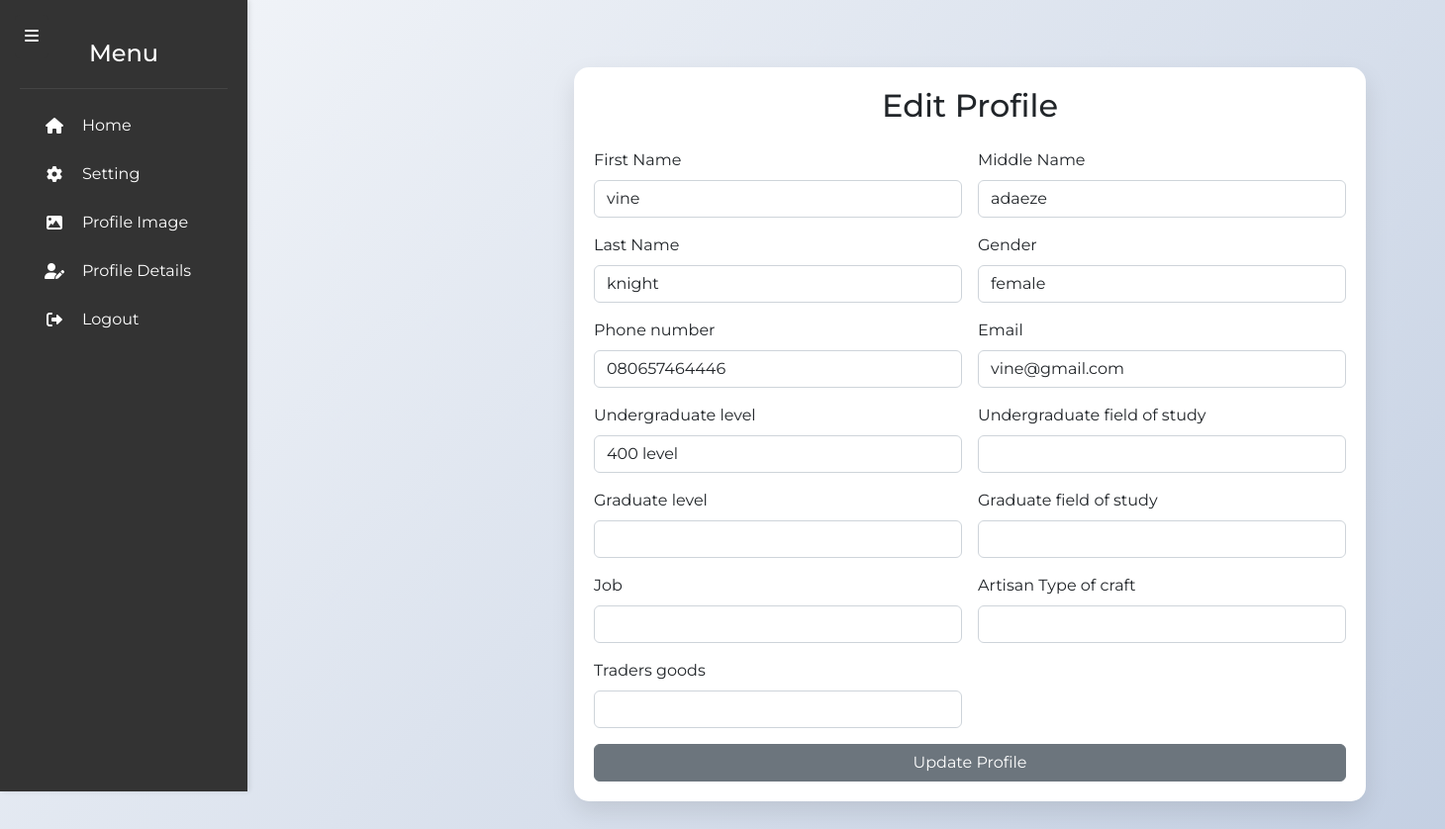
Screenshot of /editprofile.php (signed in) with the database file from the repository.
### tables this page shows
CREATE TABLE `client` (
  `id` int(12) NOT NULL,
  `firstname` varchar(255) NOT NULL,
  `middlename` varchar(255) NOT NULL,
  `lastname` varchar(255) NOT NULL,
  `email` varchar(255) NOT NULL,
  `profileImage` varchar(255) DEFAULT NULL,
  `gender` varchar(255) NOT NULL,
  `password` varchar(255) NOT NULL,
  `occupation` varchar(255) DEFAULT NULL,
  `phone` varchar(255) NOT NULL,
  `Undergraduatelevels` varchar(255) DEFAULT NULL,
  `Undergraduatefields` varchar(255) DEFAULT NULL,
  `Graduatelevels` varchar(255) DEFAULT NULL,
  `Graduatefields` varchar(255) DEFAULT NULL,
  `Artisancraft` varchar(255) DEFAULT NULL,
  `tradersgoods` varchar(255) DEFAULT NULL,
  `date` varchar(255) NOT NULL
);

### controller/controller.php (called while the page is built, shortened)
<?php
class Classpro{
 private $localhost ="";
   private $username = "u358572477_imwkot";
   private  $password = ".0gvXy=R7U";
   private $dbname = "u358572477_imwkot";
   private  $user = "client";
public function  dbconnect() {
    $link = mysqli_connect($this->localhost, $this->username, $this->password, $this->dbname);
if (mysqli_select_db($link, $this->dbname)){
        return $link;
    } else {
        print 'Not connected' . mysqli_connect_error();
    }
}
public function sql_query($sql){
    $link = $this->dbconnect();
    $query = mysqli_query($link, $sql);
    if ($query){
        return $query;
    } else {
        print 'Database error'."---". mysqli_error( $link);
    }
}
public function getUserData($value){
    $sql = $this->sql_query(" SELECT * FROM $this->user WHERE `phone` = '" .$_SESSION['logged_in']."'  ");
     $row = mysqli_fetch_assoc($sql);
  return $row[$value];
  }
}
$call = new Classpro;

### editprofile.php (the view, shortened to what this page needs)
<?php
require_once("controller/controller.php");
$call->checkUserLoggedIn();
?>
<!DOCTYPE html>
<html lang="en">
<head>
    <link href="https://cdn.jsdelivr.net/npm/bootstrap@5.2.3/dist/css/bootstrap.min.css" rel="stylesheet">
    <link href="https://cdnjs.cloudflare.com/ajax/libs/font-awesome/6.0.0/css/all.min.css" rel="stylesheet">
</head>
<body>
<button id="sidebarToggle" class="sidebar-toggle">
    <i class="fas fa-bars"></i>
</button>
<aside class="sidebar" id="sidebar">
    <div class="sidebar-header">
        <h4 class="text-white mb-0">Menu</h4>
    </div>
    <nav class="sidebar-nav">
        <a href="dashboard.php" class="nav-link">
            <i class="fas fa-home me-2"></i>
            <span>Home</span>
        </a>
        <a href="setting.php" class="nav-link">
            <i class="fas fa-cog me-2"></i>
            <span>Setting</span>
        </a>
        <a href="proimage.php" class="nav-link">
            <i class="fas fa-image me-2"></i>
            <span>Profile Image</span>
        </a>
        <a href="editprofile.php" class="nav-link">
            <i class="fas fa-user-edit me-2"></i>
            <span>Profile Details</span>
        </a>
        <a href="logout.php" class="nav-link">
            <i class="fas fa-sign-out-alt me-2"></i>
            <span>Logout</span>
        </a>
    </nav>
</aside>
    <div class="main-content container-fluid py-5" id="mainContent">
        <div class="dashboard-card">
            <h2 class="text-center mb-4">Edit Profile</h2>
            <form action="" method="post" class="row g-3">
                <div class="col-md-6">
                    <label for="firstname" class="form-label">First Name</label>
                    <input type="text" class="form-control" id="firstname" name="firstname" value="<?php echo $call->getUserData('firstname'); ?>">
                </div>
                <div class="col-md-6">
                    <label for="middlename" class="form-label">Middle Name</label>
                    <input type="text" class="form-control" id="middlename" name="middlename" value="<?php echo $call->getUserData('middlename'); ?>">
                </div>
                <div class="col-md-6">
                    <label for="lastname" class="form-label">Last Name</label>
                    <input type="text" class="form-control" id="lastname" name="lastname" value="<?php echo $call->getUserData('lastname'); ?>">
                </div>
                <div class="col-md-6">
                    <label for="gender" class="form-label">Gender</label>
                    <input type="text" class="form-control" id="gender" name="gender" value="<?php echo $call->getUserData('gender'); ?>">
                </div>
                <div class="col-md-6">
                    <label for="Phonenumber" class="form-label">Phone number</label>
                    <input type="text" class="form-control" id="Phonenumber" name="phone" value="<?php echo $call->getUserData('phone'); ?>">
                </div>
                <div class="col-md-6">
                    <label for="email" class="form-label">Email</label>
                    <input type="text" class="form-control" id="email" name="email" value="<?php echo $call->getUserData('email'); ?>">
                </div>
                <div class="col-md-6">
                    <label for="Undergraduatelevels" class="form-label">Undergraduate level</label>
                    <input type="text" class="form-control" id="Undergraduatelevels" name="Undergraduatelevels" value="<?php echo $call->getUserData('Undergraduatelevels'); ?>">
                </div>
                <div class="col-md-6">
                    <label for="Undergraduatefields" class="form-label">Undergraduate field of study</label>
                    <input type="text" class="form-control" id="Undergraduatefields" name="Undergraduatefields" value="<?php echo $call->getUserData('Undergraduatefields'); ?>">
                </div>
                <div class="col-md-6">
                    <label for="Graduatelevels" class="form-label">Graduate level</label>
                    <input type="text" class="form-control" id="Graduatelevels" name="Graduatelevels" value="<?php echo $call->getUserData('Graduatelevels'); ?>">
                </div>
                <div class="col-md-6">
                    <label for="Graduatefields" class="form-label">Graduate field of study</label>
                    <input type="text" class="form-control" id="Graduatefields" name="Graduatefields" value="<?php echo $call->getUserData('Graduatefields'); ?>">
                </div>
                <div class="col-md-6">
                    <label for="job" class="form-label">Job</label>
                    <input type="text" class="form-control" id="job" name="Job" value="<?php echo $call->getUserData('Job'); ?>">
                </div>
                <div class="col-md-6">
                    <label for="Artisancraft" class="form-label">Artisan Type of craft</label>
                    <input type="text" class="form-control" id="Artisancraft" name="Artisancraft" value="<?php echo $call->getUserData('Artisancraft'); ?>">
                </div>
                <div class="col-md-6">
                    <label for="tradersgoods" class="form-label">Traders goods</label>
                    <input type="text" class="form-control" id="tradersgoods" name="tradersgoods" value="<?php echo $call->getUserData('tradersgoods'); ?>">
                </div>
                <div class="col-12">
                    <button type="submit" class="btn btn-secondary w-100" name="submit">Update Profile</button>
                </div>
            </form>
        </div>
        </div>
</body>
</html>

### editprofile.php (style rules this page uses)
body { font-family: 'Montserrat', sans-serif; background: linear-gradient(135deg, #f5f7fa 0%, #c3cfe2 100%); }
.dashboard-card { background: white; box-shadow: 0 10px 25px rgba(0,0,0,0.1); border-radius: 15px; padding: 20px; margin: 20px auto; max-width: 800px; }
.sidebar { height: 100vh; position: fixed; top: 0; left: 0; background-color: #333; color: white; width: 250px; padding: 20px; transition: all 0.3s; z-index: 1000; }
.main-content { margin-left: 250px; transition: all 0.3s; }
.sidebar-toggle { position: fixed; top: 15px; left: 15px; z-index: 1100; background: #333; color: white; border: none; padding: 10px; border-radius: 5px; cursor: pointer; transition: background-color 0.3s; }
.sidebar { width: 250px; background-color: #333; color: white; height: 100vh; position: fixed; left: 0; top: 0; transition: transform 0.3s ease; z-index: 1000; box-shadow: 2px 0 5px rgba(0, 0, 0, 0.1); }
.sidebar-header { padding: 20px; border-bottom: 1px solid #444; text-align: center; }
.sidebar-nav { padding: 10px; }
.nav-link { display: flex; align-items: center; color: white; text-decoration: none; padding: 10px 15px; margin: 5px 0; border-radius: 5px; transition: background-color 0.3s, color 0.3s; }
.nav-link i { width: 20px; text-align: center; }
.nav-link span { margin-left: 10px; }

### rows the page displays
client: firstname "vine", middlename "adaeze", lastname "knight", gender "female", phone "080657464446", email "vine@gmail.com", Undergraduatelevels "400 level"
